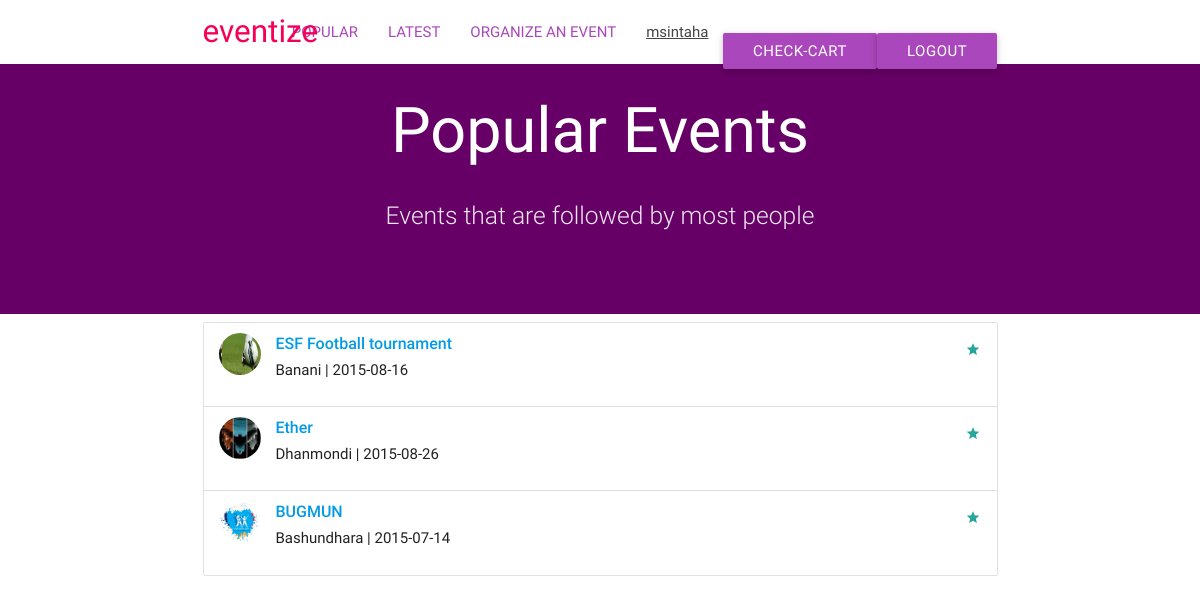
/popular.php (signed in), run on the app's committed database.
### tables this page shows
CREATE TABLE IF NOT EXISTS `event` (
  `id` int(11) NOT NULL AUTO_INCREMENT,
  `title` varchar(30) NOT NULL,
  `description` varchar(600) NOT NULL,
  `organizer` varchar(100) NOT NULL,
  `location` varchar(100) NOT NULL,
  `date_posted` date NOT NULL,
  `category` varchar(40) NOT NULL,
  `city` varchar(700) NOT NULL,
  `contact` varchar(300) NOT NULL,
  `admin` varchar(40) NOT NULL,
  `start` time NOT NULL,
  `end` time NOT NULL,
  `ticket` int(11) NOT NULL,
  PRIMARY KEY (`id`)
);

CREATE TABLE IF NOT EXISTS `photos` (
  `id` int(11) NOT NULL AUTO_INCREMENT,
  `user` varchar(40) NOT NULL,
  `event_id` int(10) NOT NULL,
  `path` varchar(150) NOT NULL,
  `image_name` varchar(100) NOT NULL,
  PRIMARY KEY (`id`)
);

### functions.php (called while the page is built, shortened)
<?php
function get_img($eid){
	$query = "SELECT `path` FROM `photos` WHERE `event_id`={$eid}";
	$q= mysql_query($query);
	$row = mysql_fetch_row($q) ;
	return $row;
}
function get_popular(){
	$events = array();
	$sql= "SELECT t1.id,t1.title,t1.description,t1.location,t1.date_posted FROM event t1
	INNER JOIN follow t2 on t1.id=t2.event GROUP BY t1.id ORDER BY COUNT(t2.event) DESC";
$records= mysql_query($sql);
while ($row = mysql_fetch_assoc($records)) {
		$events[] = $row;
	}
	return $events;
}
?>

### popular.php (the view, shortened to what this page needs)
<head>
  <link href="assets/css/materialize.css" type="text/css" rel="stylesheet" media="screen,projection"/>
  <link href="assets/css/style.css" type="text/css" rel="stylesheet" media="screen,projection"/>
  <link rel="stylesheet" type="text/css" href="assets/css/keyframes.css">
  <link rel="stylesheet" type="text/css" href="assets/css/pageTransitions.css">
</head>
<?php
$events=get_popular();
?>
<html>
<body>
  <nav class="white" role="navigation">
    <div class="nav-wrapper container">
      <a id="logo-container" href="index.php" class="brand-logo" style="color:#f50057;">eventize</a>
      <ul class="right hide-on-med-and-down">
          <li><a href="popular.php" style="color:#ab47bc;">POPULAR</a></li>
        <li><a href="latest.php" style="color:#ab47bc;">LATEST</a></li>
        <li><a href="organize.php" style="color:#ab47bc;">ORGANIZE AN EVENT</a></li>
         <?php
       if(!isset($_SESSION['username'])){?>
           <li><a href="register.php" style="top:18px;" class="waves-effect waves-light btn purple lighten-1">Register</a></li>
      <li><a  href="login.php" style="top:18px;" class="waves-effect waves-light btn pink accent-3">Login</a></li>
      </ul>
<?php }
else {
  echo "<li><a href='profile.php'><u> ".$_SESSION['username']."</u></a> </li>  ";
    echo "<li><a href='check-cart.php' style='top:18px;' class='waves-effect waves-light btn purple lighten-1' target='_blank'>Check-cart</a></li>";
    echo "<li><a href='logout.php' style='top:18px;' class='waves-effect waves-light btn purple lighten-1' >Logout</a></li> </ul>";
        }
?>
    </div>
  </nav>
   <div id="index-banner" class="parallax-container" style="background:#660066;min-height:250px;">
      <div class="container">
        <br><br>
        <h1 class="header center white-text text">Popular Events</h1>
        <div class="row center">
          <h5 class="header col s12 light">Events that are followed by most people</h5>
        </div>
      </div>
  </div>
  <div class="container">
  <ul class="collection">
<?php
foreach ($events as $event) {
     $eid=$event['id'];
      $img=get_img($eid);
?>
    <li class="collection-item avatar m-page scene_element scene_element--fadeinup">
      <img src="<?php echo $img[0];?>" class="circle">
  <a href="get_event.php?id=<?php echo $event['id']; ?>">    <span class="title"><strong><?php echo $event['title'];?></strong></span></a>
      <p><?php echo $event['location']; ?> | <?php echo $event['date_posted']?>
      </p>
      <a href="#!" class="secondary-content"><i class="mdi-action-grade"></i></a>
    </li>
<?php
}
?>
</ul>
</div>
</body>
</html>

### assets/css/style.css (style rules this page uses)
nav ul a, nav .brand-logo { color: #444; }
p { line-height: 2rem; }
.parallax-container { min-height: 380px; line-height: 0; height: auto; color: rgba(255,255,255,.9); }

### data on the page
event: photos.path (picture), title "ESF Football tournament", location "Banani", date_posted "2015-08-16"
event: photos.path (picture), title "Ether", location "Dhanmondi", date_posted "2015-08-26"
event: photos.path (picture), title "BUGMUN", location "Bashundhara", date_posted "2015-07-14"

### other printed values
$_SESSION['username'] "msintaha"
